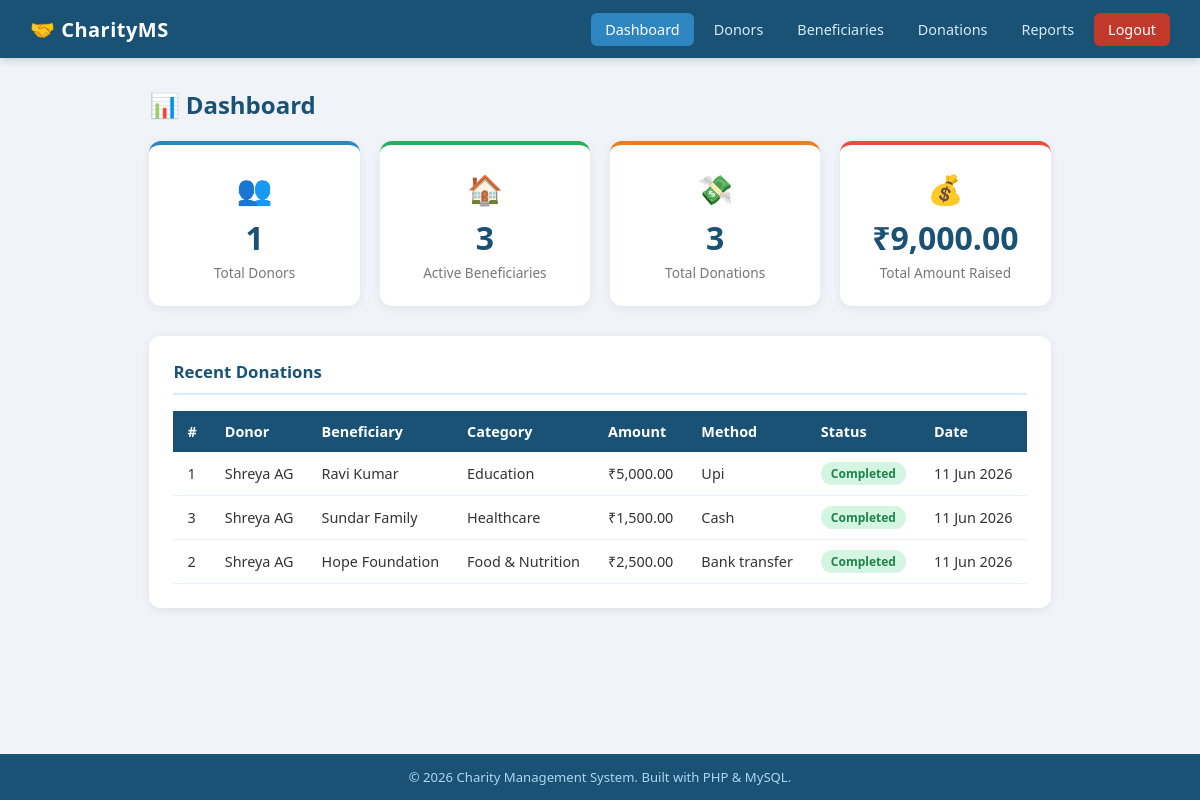
Page /admin/dashboard.php (signed in) on the committed database.
### tables this page shows
CREATE TABLE IF NOT EXISTS donations (
    id INT AUTO_INCREMENT PRIMARY KEY,
    donor_id INT NOT NULL,
    category_id INT,
    beneficiary_id INT,
    amount DECIMAL(10,2) NOT NULL,
    payment_method ENUM('cash','bank_transfer','upi','cheque') DEFAULT 'cash',
    status ENUM('pending','completed','cancelled') DEFAULT 'completed',
    note TEXT,
    donated_at TIMESTAMP DEFAULT CURRENT_TIMESTAMP,
    FOREIGN KEY (donor_id) REFERENCES donors(id) ON DELETE CASCADE,
    FOREIGN KEY (category_id) REFERENCES categories(id) ON DELETE SET NULL,
    FOREIGN KEY (beneficiary_id) REFERENCES beneficiaries(id) ON DELETE SET NULL
);

CREATE TABLE IF NOT EXISTS donors (
    id INT AUTO_INCREMENT PRIMARY KEY,
    name VARCHAR(100) NOT NULL,
    email VARCHAR(100) UNIQUE NOT NULL,
    password VARCHAR(255) NOT NULL,
    phone VARCHAR(15),
    address TEXT,
    created_at TIMESTAMP DEFAULT CURRENT_TIMESTAMP
);

CREATE TABLE IF NOT EXISTS beneficiaries (
    id INT AUTO_INCREMENT PRIMARY KEY,
    name VARCHAR(100) NOT NULL,
    category ENUM('individual','family','organization') DEFAULT 'individual',
    description TEXT,
    contact VARCHAR(100),
    address TEXT,
    status ENUM('active','inactive') DEFAULT 'active',
    created_at TIMESTAMP DEFAULT CURRENT_TIMESTAMP
);

CREATE TABLE IF NOT EXISTS categories (
    id INT AUTO_INCREMENT PRIMARY KEY,
    name VARCHAR(100) NOT NULL,
    description TEXT
);

### includes/config.php (called while the page is built, shortened)
<?php
function formatCurrency($amount) {
    return '₹' . number_format($amount, 2);
}
?>

### admin/dashboard.php (the view, shortened to what this page needs)
<?php
require_once '../includes/config.php';
$role = 'admin';
$totalDonors       = $conn->query("SELECT COUNT(*) as c FROM donors")->fetch_assoc()['c'];
$totalBeneficiaries= $conn->query("SELECT COUNT(*) as c FROM beneficiaries WHERE status='active'")->fetch_assoc()['c'];
$totalDonations    = $conn->query("SELECT COUNT(*) as c FROM donations WHERE status='completed'")->fetch_assoc()['c'];
$totalAmount       = $conn->query("SELECT COALESCE(SUM(amount),0) as s FROM donations WHERE status='completed'")->fetch_assoc()['s'];
$recent = $conn->query("
    SELECT d.id, do.name as donor_name, b.name as beneficiary_name,
           c.name as category, d.amount, d.payment_method, d.status, d.donated_at
    FROM donations d
    JOIN donors do ON d.donor_id = do.id
    LEFT JOIN beneficiaries b ON d.beneficiary_id = b.id
    LEFT JOIN categories c ON d.category_id = c.id
    ORDER BY d.donated_at DESC LIMIT 8
");
include '../includes/header.php';
?>
<div class="page-title">📊 Dashboard</div>
<div class="stats-grid">
    <div class="stat-card">
        <div class="stat-icon">👥</div>
        <div class="stat-number"><?= $totalDonors ?></div>
        <div class="stat-label">Total Donors</div>
    </div>
    <div class="stat-card green">
        <div class="stat-icon">🏠</div>
        <div class="stat-number"><?= $totalBeneficiaries ?></div>
        <div class="stat-label">Active Beneficiaries</div>
    </div>
    <div class="stat-card orange">
        <div class="stat-icon">💸</div>
        <div class="stat-number"><?= $totalDonations ?></div>
        <div class="stat-label">Total Donations</div>
    </div>
    <div class="stat-card red">
        <div class="stat-icon">💰</div>
        <div class="stat-number"><?= formatCurrency($totalAmount) ?></div>
        <div class="stat-label">Total Amount Raised</div>
    </div>
</div>
<div class="card">
    <div class="card-title">Recent Donations</div>
    <div class="table-wrap">
        <table>
            <thead>
                <tr>
                    <th>#</th>
                    <th>Donor</th>
                    <th>Beneficiary</th>
                    <th>Category</th>
                    <th>Amount</th>
                    <th>Method</th>
                    <th>Status</th>
                    <th>Date</th>
                </tr>
            </thead>
            <tbody>
                <?php while ($row = $recent->fetch_assoc()): ?>
                <tr>
                    <td><?= $row['id'] ?></td>
                    <td><?= htmlspecialchars($row['donor_name']) ?></td>
                    <td><?= htmlspecialchars($row['beneficiary_name'] ?? '—') ?></td>
                    <td><?= htmlspecialchars($row['category'] ?? '—') ?></td>
                    <td><?= formatCurrency($row['amount']) ?></td>
                    <td><?= ucfirst(str_replace('_', ' ', $row['payment_method'])) ?></td>
                    <td>
                        <span class="badge badge-<?= $row['status'] === 'completed' ? 'success' : ($row['status'] === 'pending' ? 'warning' : 'danger') ?>">
                            <?= ucfirst($row['status']) ?>
                        </span>
                    </td>
                    <td><?= date('d M Y', strtotime($row['donated_at'])) ?></td>
                </tr>
                <?php endwhile; ?>
            </tbody>
        </table>
    </div>
</div>
<?php include '../includes/footer.php'; ?>

### includes/header.php (shortened to what this page needs)
<?php
$role = $role ?? 'admin';
?>
<!DOCTYPE html>
<html lang="en">
<head>
    <link rel="stylesheet" href="/charity-management-system/assets/css/style.css">
</head>
<body>
<nav class="navbar">
    <div class="nav-brand">🤝 CharityMS</div>
    <ul class="nav-links">
        <?php if ($role === 'admin'): ?>
            <li><a href="/charity-management-system/admin/dashboard.php">Dashboard</a></li>
            <li><a href="/charity-management-system/admin/donors.php">Donors</a></li>
            <li><a href="/charity-management-system/admin/beneficiaries.php">Beneficiaries</a></li>
            <li><a href="/charity-management-system/admin/donations.php">Donations</a></li>
            <li><a href="/charity-management-system/admin/reports.php">Reports</a></li>
            <li><a href="/charity-management-system/admin/logout.php" class="btn-logout">Logout</a></li>
        <?php endif; ?>
    </ul>
</nav>
<div class="container">

### includes/footer.php (shortened to what this page needs)
</div>
<footer class="footer">
    <p>© <?= date('Y') ?> Charity Management System. Built with PHP & MySQL.</p>
</footer>
</body>
</html>

### assets/css/style.css (style rules this page uses)
*, *::before, *::after { box-sizing: border-box; margin: 0; padding: 0; }
body { font-family: 'Segoe UI', Arial, sans-serif; background: #f0f4f8; color: #333; min-height: 100vh; display: flex; flex-direction: column; }
a { text-decoration: none; color: inherit; }
.navbar { background: #1a5276; color: #fff; padding: 0 30px; display: flex; align-items: center; justify-content: space-between; height: 58px; position: sticky; top: 0; z-index: 100; box-shadow: 0 2px 8px rgba(0,0,0,0.18); }
.nav-brand { font-size: 1.25rem; font-weight: 700; letter-spacing: 0.5px; }
.nav-links { list-style: none; display: flex; gap: 6px; }
.nav-links li a { padding: 7px 14px; border-radius: 6px; font-size: 0.9rem; color: #d6eaf8; transition: background 0.2s; }
.nav-links li a.btn-logout { background: #c0392b; color: #fff; }
.container { max-width: 1100px; margin: 30px auto; padding: 0 20px; flex: 1; }
.stats-grid { display: grid; grid-template-columns: repeat(auto-fit, minmax(200px, 1fr)); gap: 20px; margin-bottom: 30px; }
.stat-card { background: #fff; border-radius: 12px; padding: 24px 20px; text-align: center; box-shadow: 0 2px 10px rgba(0,0,0,0.07); border-top: 4px solid #2e86c1; }
.stat-card.green { border-top-color: #27ae60; }
.stat-card.orange { border-top-color: #e67e22; }
.stat-card.red { border-top-color: #e74c3c; }
.stat-card .stat-number { font-size: 2rem; font-weight: 700; color: #1a5276; }
.stat-card .stat-label { font-size: 0.85rem; color: #777; margin-top: 4px; }
.stat-card .stat-icon { font-size: 1.8rem; margin-bottom: 8px; }
.page-title { font-size: 1.5rem; font-weight: 700; color: #1a5276; margin-bottom: 20px; display: flex; align-items: center; gap: 10px; }
.card { background: #fff; border-radius: 12px; padding: 24px; box-shadow: 0 2px 10px rgba(0,0,0,0.07); margin-bottom: 24px; }
.card-title { font-size: 1.05rem; font-weight: 600; color: #1a5276; margin-bottom: 16px; padding-bottom: 10px; border-bottom: 2px solid #d6eaf8; }
.table-wrap { overflow-x: auto; }
table { width: 100%; border-collapse: collapse; font-size: 0.9rem; }
thead th { background: #1a5276; color: #fff; padding: 11px 14px; text-align: left; font-weight: 600; }
tbody tr { border-bottom: 1px solid #eaf2fb; }
tbody td { padding: 10px 14px; }
.badge { display: inline-block; padding: 3px 10px; border-radius: 20px; font-size: 0.75rem; font-weight: 600; }
.badge-success { background: #d5f5e3; color: #1e8449; }
.footer { background: #1a5276; color: #aed6f1; text-align: center; padding: 14px; font-size: 0.82rem; }

### rows in the picture
donations: id "1", donor.name "Shreya AG", beneficiary.name "Ravi Kumar", category.name "Education", amount "₹5,000.00", payment_method "Upi", status "Completed", donated_at "11 Jun 2026"
donations: id "3", donor.name "Shreya AG", beneficiary.name "Sundar Family", category.name "Healthcare", amount "₹1,500.00", payment_method "Cash", status "Completed", donated_at "11 Jun 2026"
donations: id "2", donor.name "Shreya AG", beneficiary.name "Hope Foundation", category.name "Food & Nutrition", amount "₹2,500.00", payment_method "Bank transfer", status "Completed", donated_at "11 Jun 2026"

### other values in the picture
$totalDonors "1"
$totalBeneficiaries "3"
$totalDonations "3"
formatCurrency($totalAmount) "₹9,000.00"
